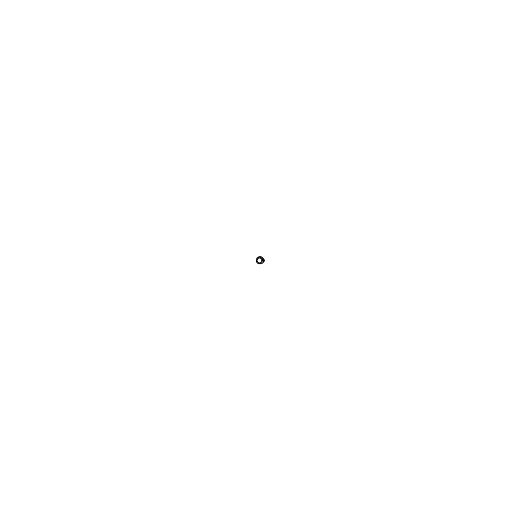
Frame 1 (no input)
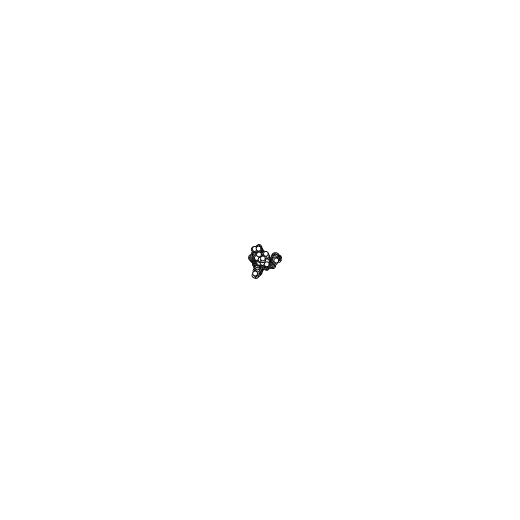
Frame 60 (no input)
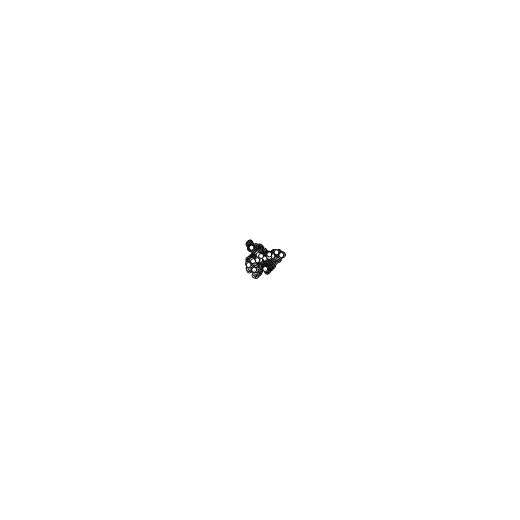
Frame 120 (the mouse pressed at the canvas centre since frame 60)

The p5.js sketch that drew these frames (run headless with seeded random() and noise() and a simulated clock; from frame 60 on, the mouse is pressed at the canvas centre):

// p5.js sketch
// ── sketch.js
let table;
let canvasSize = 520;
let agentCount = 20;
let agents = [];

class Agent {
    constructor(x, y) {
        this.x = x;
        this.y = y;
        this.v = random(4) - 2;
        this.θ = random(360);
    }

    update() {
        this.avoid();

        this.x += this.v * cos(this.θ);
        this.y += this.v * sin(this.θ);

        if (
            this.x < 0 ||
            this.y < 0 ||
            this.x > canvasSize ||
            this.y > canvasSize
        )
            this.θ += 180;
    }

    avoid() {
        let threshold = 20;
        for (let a = 0; a < agentCount; a++) {
            let other = agents[a];
            if (
                dist(this.x, this.y, other.x, other.y) != 0 &&
                dist(this.x, this.y, other.x, other.y) < threshold
            ) {
                this.θ = random(360);
            }
        }
    }

    draw() {
        circle(this.x, this.y, 5);
    }
}

function setup() {
    createCanvas(canvasSize, canvasSize);
    angleMode(DEGREES);

    let x = canvasSize / 2;
    let y = canvasSize / 2;

    for (let a = 0; a < agentCount; a++) {
        agents.push(new Agent(x, y));
    }
}

function draw() {
    for (let a = 0; a < agentCount; a++) {
        agents[a].update();
        agents[a].draw();
    }
}
